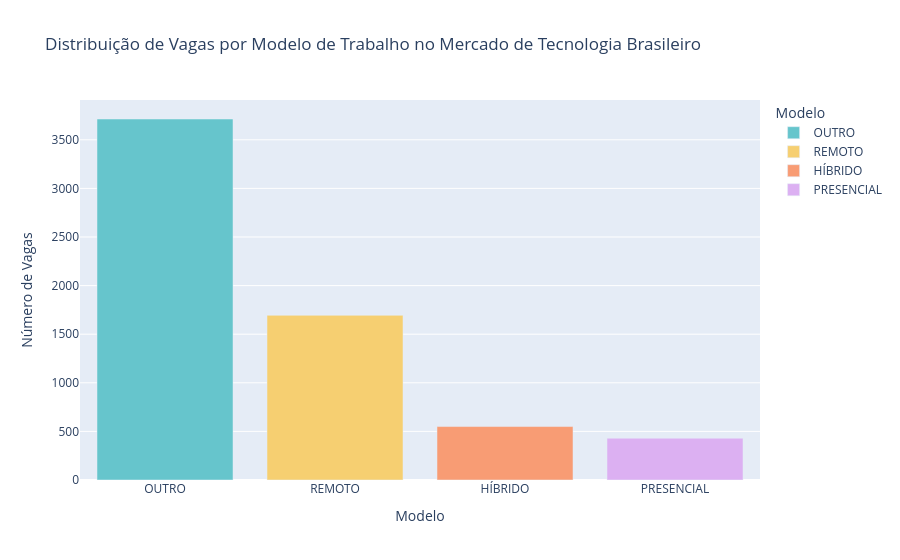

The code cell stored with this chart in its notebook:
### Code cell
# Distribuição de Vagas por modelo de trabalho
# Primeiro criamos um DataFrame com as contagens
contagens = df["modelo"].value_counts().reset_index()
contagens.columns = ["Modelo", "Contagem"]  # Renomeando as colunas para maior clareza

# Criando o gráfico
fig = px.bar(contagens, 
             x="Modelo", 
             y="Contagem",
             labels={"Categoria": "Modelo", "Contagem": "Número de Vagas"},
             title="Distribuição de Vagas por Modelo de Trabalho no Mercado de Tecnologia Brasileiro",
             color="Modelo",  # Adiciona cores diferentes para cada Modelo
             color_discrete_sequence=px.colors.qualitative.Pastel)

fig.update_layout(xaxis_title="Modelo", 
                 yaxis_title="Número de Vagas",
                 xaxis={'categoryorder':'total descending'})  # Ordena Modelo por contagem
fig.show()

### Figure 1 — Plotly figure (JSON) as saved in the notebook; plotly's stock layout.template omitted (floating-point values rounded to 4 significant figures)
{"data": [{"alignmentgroup": "True", "hovertemplate": "Modelo=%{x}<br>Número de Vagas=%{y}<extra></extra>", "legendgroup": "OUTRO", "marker": {"color": "rgb(102, 197, 204)", "pattern": {"shape": ""}}, "name": "OUTRO", "offsetgroup": "OUTRO", "orientation": "v", "showlegend": true, "textposition": "auto", "type": "bar", "x": ["OUTRO"], "xaxis": "x", "y": [3714], "yaxis": "y"}, {"alignmentgroup": "True", "hovertemplate": "Modelo=%{x}<br>Número de Vagas=%{y}<extra></extra>", "legendgroup": "REMOTO", "marker": {"color": "rgb(246, 207, 113)", "pattern": {"shape": ""}}, "name": "REMOTO", "offsetgroup": "REMOTO", "orientation": "v", "showlegend": true, "textposition": "auto", "type": "bar", "x": ["REMOTO"], "xaxis": "x", "y": [1694], "yaxis": "y"}, {"alignmentgroup": "True", "hovertemplate": "Modelo=%{x}<br>Número de Vagas=%{y}<extra></extra>", "legendgroup": "HÍBRIDO", "marker": {"color": "rgb(248, 156, 116)", "pattern": {"shape": ""}}, "name": "HÍBRIDO", "offsetgroup": "HÍBRIDO", "orientation": "v", "showlegend": true, "textposition": "auto", "type": "bar", "x": ["HÍBRIDO"], "xaxis": "x", "y": [550], "yaxis": "y"}, {"alignmentgroup": "True", "hovertemplate": "Modelo=%{x}<br>Número de Vagas=%{y}<extra></extra>", "legendgroup": "PRESENCIAL", "marker": {"color": "rgb(220, 176, 242)", "pattern": {"shape": ""}}, "name": "PRESENCIAL", "offsetgroup": "PRESENCIAL", "orientation": "v", "showlegend": true, "textposition": "auto", "type": "bar", "x": ["PRESENCIAL"], "xaxis": "x", "y": [430], "yaxis": "y"}], "layout": {"barmode": "relative", "legend": {"title": {"text": "Modelo"}, "tracegroupgap": 0}, "title": {"text": "Distribuição de Vagas por Modelo de Trabalho no Mercado de Tecnologia Brasileiro"}, "xaxis": {"anchor": "y", "categoryarray": ["OUTRO", "REMOTO", "HÍBRIDO", "PRESENCIAL"], "categoryorder": "total descending", "domain": [0, 1], "title": {"text": "Modelo"}}, "yaxis": {"anchor": "x", "domain": [0, 1], "title": {"text": "Número de Vagas"}}}}
